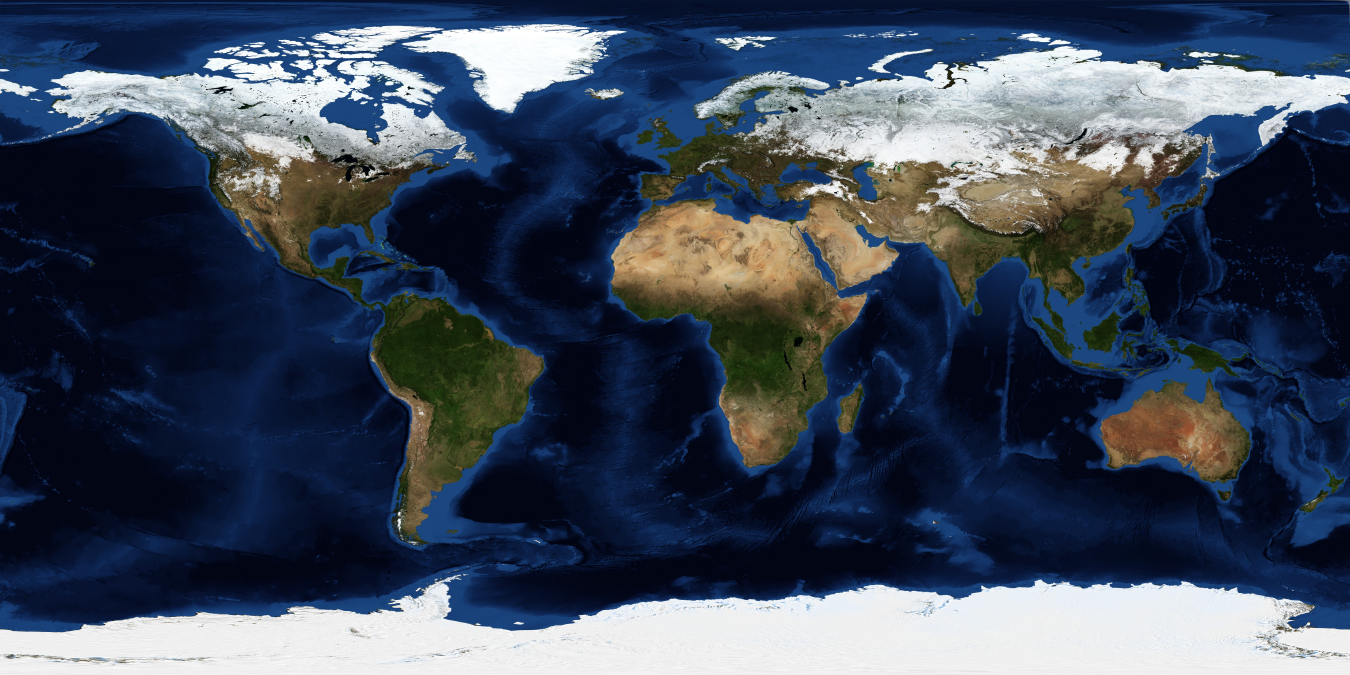
#> input picture lessons/l30/sources/assets/bluemarble.jpg, 5400 x 2700 px, given in place of s01_intro.png, which was not available (shown at 1/4 size)
$ python import_old.py
#> lines starting #> are read from the running program, lines starting #| are printed output that depends on the picture; after the words box and inside, x2 and y2 are one past the last pixel; in counts of white or black regions, pixels touching at a corner belong together; pictures that were not available may be replaced by others from this repository, and a replacement may not be noted
"""Copy the full-bleed scene images of the first (Sept 2026) intro cards into the shared l30 assets folder as l40_*.jpg,
trimming letterbox bars. Source: lessons/l40/cards/מבוא ל-GMDSS/_old/<sid>.png"""
import os
from PIL import Image
HERE = os.path.dirname(os.path.abspath(__file__))
SRC = os.path.join(HERE, '..', 'cards', 'מבוא ל-GMDSS', '_old')
DST = os.path.join(HERE, '..', '..', 'l30', 'sources', 'assets')
MAP = {'s01_intro': 'l40_cockpit', 's02_titanic': 'l40_radio_room', 's03_gmdss_born': 'l40_signal', 's04_principle': 'l40_rcc',
       's05_who_needs': 'l40_handheld', 's06_areas_intro': 'l40_world_a1a2', 's08_area_a3a4': 'l40_world_a3a4', 's09_exam_trap': 'l40_rocky_coast',
       's10_summary': 'l40_sunset_vhf'}
for sid, name in MAP.items():
    im = Image.open(os.path.join(SRC, sid + '.png')).convert('RGB')
#> im is the input picture: PIL image 5400x2700 RGB; mean R, G, B 63.2, 73.7, 90.8
    g = im.convert('L').point(lambda v: 255 if v > 12 else 0)
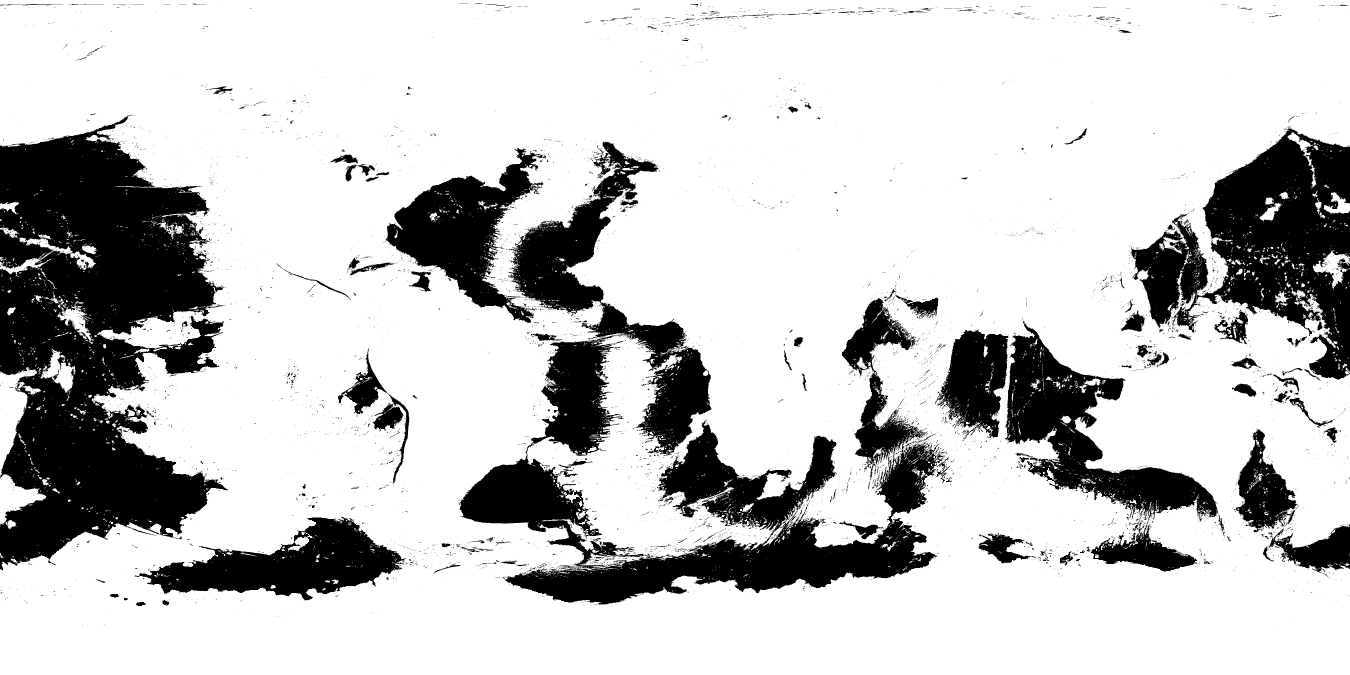
#> g: PIL image 5400x2700 L (shown at 1/4 size); 77.9% white; 7894 black regions (7315 under 20 px), largest, box (x1, y1, x2, y2) and area: (0, 459, 912, 2281) 1001622, (1836, 566, 3782, 2418) 907867, (4689, 506, 5400, 1518) 345147
    box = g.getbbox() or (0, 0, *im.size)
#> box = (0, 0, 5400, 2700)
    im = im.crop((0, box[1], im.width, box[3]))
    im.save(os.path.join(DST, name + '.jpg'), quality=88)
    print(name, im.size)
#| l40_cockpit (5400, 2700)
#> pass 2 of the loop `for sid, name in MAP.items():`:
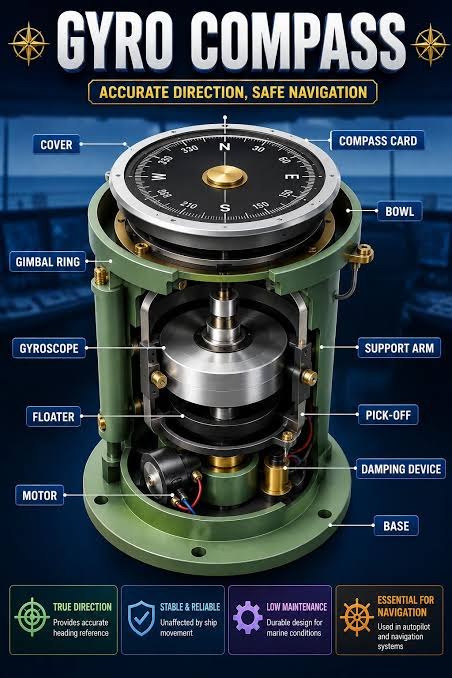
#> input picture lessons/l30/sources/assets/gyro_compass.jpg, 452 x 678 px, given in place of s02_titanic.png, which was not available
#> im is the input picture: PIL image 452x678 RGB; mean R, G, B 49.3, 62, 71.8
#> `g = im.convert('L').point(lambda v: 255 if v > 12 else 0)`:
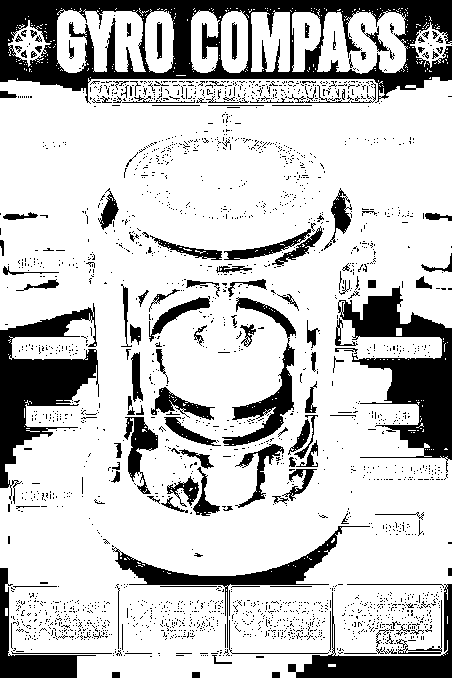
#> g: PIL image 452x678 L; 77.9% white; 2331 black regions (2179 under 20 px), largest, box (x1, y1, x2, y2) and area: (0, 0, 452, 104) 18241, (338, 286, 452, 473) 8296, (0, 303, 99, 504) 7395
#> box = (0, 8, 452, 678)
#> `im = im.crop((0, box[1], im.width, box[3]))`:
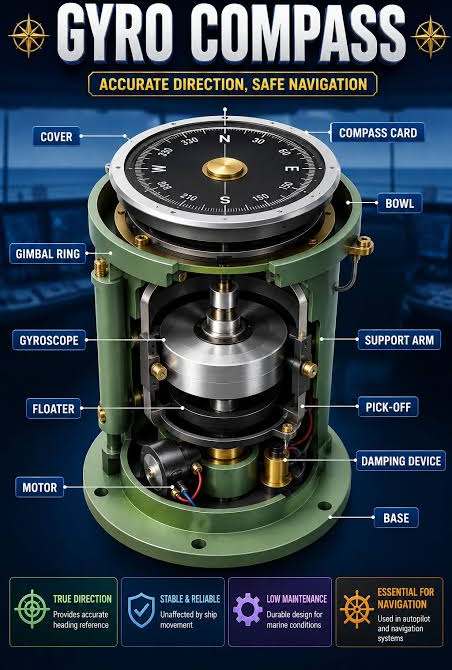
#> im: PIL image 452x670 RGB; mean R, G, B 49.8, 62.7, 72.4
#| l40_radio_room (452, 670)
#> (the run stopped early here; a loop or call above may not have finished)
